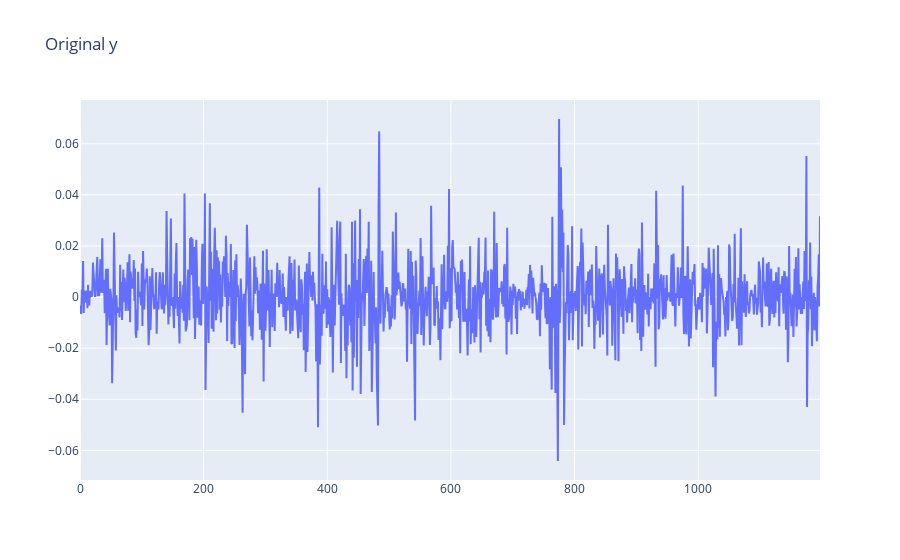

Notebook code for this chart:
### Code cell
fig = px.line(title='Original y')
fig.add_scatter(y=y[4:], name='y')
fig.show()

### Figure 1 — Plotly figure (JSON) as saved in the notebook; plotly's stock layout.template omitted (floating-point values rounded to 4 significant figures; data arrays with more than 128 entries replaced by an {"elided": "..."} marker saying what was removed)
{"data": [{"name": "y", "type": "scatter", "y": {"elided": "1198 float values"}}], "layout": {"legend": {"tracegroupgap": 0}, "title": {"text": "Original y"}, "xaxis": {"anchor": "y", "domain": [0, 1]}, "yaxis": {"anchor": "x", "domain": [0, 1]}}}
